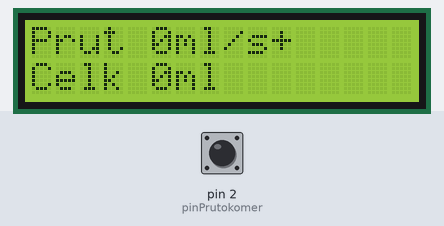
This sketch was run on a simulated Arduino Uno, built with avr-gcc and run on an emulated ATmega328P. Shown: 16×2 character LCD. The test bench sets the inputs (shaded band); at power-on: pin 2 (pinPrutokomer) HIGH. What the sketch prints to the serial monitor is not drawn.

Above: at 1.2 s.
1.3 s: pin 2 (pinPrutokomer) pulled LOW for 0.15 s
At 3.8 s:
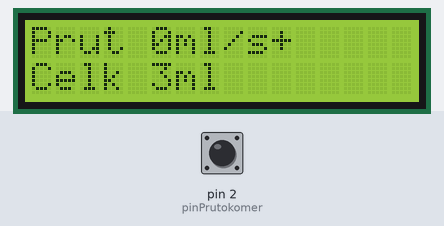
4.4 s: pin 2 (pinPrutokomer) pulled LOW for 1 s
At 7.2 s:
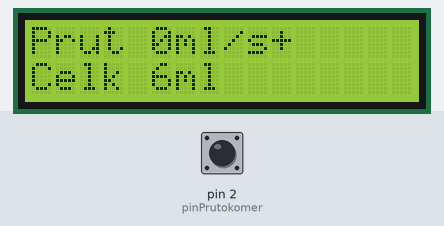
7.5 s: pin 2 (pinPrutokomer) pulled LOW for 0.15 s
At 9.8 s:
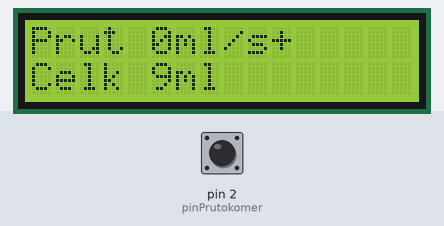
10.6 s: pin 2 (pinPrutokomer) pulled LOW for 1 s
At 13.5 s:
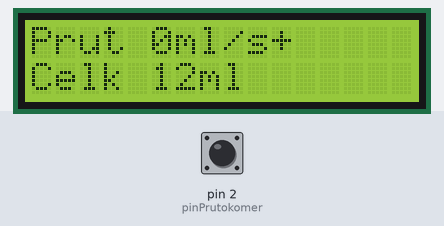
Timing chart, 0 to 14.6 s (numbered marks = the images above; inputs shaded):
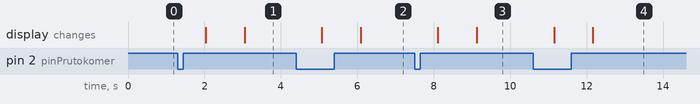

The sketch:

YF-S201toLCD.ino
```cpp
/*
 Průtokoměr YF-S201 na LCD
 http://navody.arduino-shop.cz/navody-k-produktum/arduino-prutokomer-1-30-l-min.html

 YF-S201
 * pin D3

 LCD
 * SDA - pin D2
 * SCL - pin D1

 */

#include <Wire.h>
#include <LiquidCrystal_PCF8574.h>

#define pinPrutokomer 2
#define pinPreruseni 0  // 0 = digitální pin 2 tj D3
// kalibrační proměnná, u senzoru YF-S201
// je to 4,5 pulzu za vteřinu pro 1 litr za minutu
const float kalibrFaktor = 4.5;

volatile byte pocetPulzu = 0;
float prutok = 0.0;
unsigned int prutokML = 0;
unsigned long soucetML = 0;
unsigned long staryCas = 0;

LiquidCrystal_PCF8574 lcd(0x3F);  // set the LCD address to 0x3F for a 16 chars and 2 line display

void setup() {
  // komunikace po sériové lince rychlostí 115200 baud
  Serial.begin(115200);
  // nastavení směru vstupního pinu
  pinMode(pinPrutokomer, INPUT);
  // nastavení vstupního pinu pro využití přerušení,
  // při detekci přerušení pomocí sestupné hrany (FALLING)
  // bude zavolán podprogram prictiPulz
  attachInterrupt(pinPreruseni, prictiPulz, FALLING);

  lcd.begin(16, 2); // initialize the lcd
  lcd.setBacklight(255);
  lcd.home(); lcd.clear();
  lcd.setCursor(0, 0);
  lcd.print("Prut");
  lcd.setCursor(0, 1);
  lcd.print("Celk");
}
void loop() {
  // místo pro další příkazy
  lcd.setCursor(5, 0);
  lcd.print(prutokML,1);
  lcd.print("ml/s+      ");
  lcd.setCursor(5, 1);
  lcd.print(soucetML,1);
  lcd.print("ml      ");
  // pokud je rozdíl posledního uloženého času a aktuálního
  // 1 vteřina nebo více, provedeme měření
  if ((millis() - staryCas) > 1000) {
    // vypnutí detekce přerušení po dobu výpočtu a tisku výsledku
    detachInterrupt(pinPreruseni);
    // výpočet průtoku podle počtu pulzů za daný čas
    // se započtením kalibrační konstanty
    prutok = ((1000.0 / (millis() - staryCas)) * pocetPulzu) / kalibrFaktor;
    // výpočet průtoku kapaliny v mililitrech
    prutokML = (prutok / 60) * 1000;
    // přičtení objemu do celkového součtu
    soucetML += prutokML;
    // vytištění všech dostupných informací po sériové lince
    Serial.print("Prutok: ");
    Serial.print(prutok);
    Serial.print(" l/min");
    Serial.print("  Aktualni prutok: ");
    Serial.print(prutokML);
    Serial.print(" ml/sek");
    Serial.print("  Soucet prutoku: ");
    Serial.print(soucetML);
    Serial.println(" ml");
    // nulování počítadla pulzů
    pocetPulzu = 0;
    // uložení aktuálního času pro zahájení dalšího měření
    staryCas = millis();
    // povolení detekce přerušení pro nové měření
    attachInterrupt(pinPreruseni, prictiPulz, FALLING);
  }
}
// podprogram pro obsluhu přerušení
void prictiPulz() {
  // inkrementace čítače pulzů
  pocetPulzu++;
}
```

Measured:
- after the input at 1.3 s, the display: first changes after 0.74 s (image 1 shows a later state)
- after the input at 4.4 s, the display: first changes after 0.68 s (image 2 shows a later state)
- after the input at 7.5 s, the display: first changes after 0.61 s (image 3 shows a later state)
- after the input at 10.6 s, the display: first changes after 0.55 s (image 4 shows a later state)
